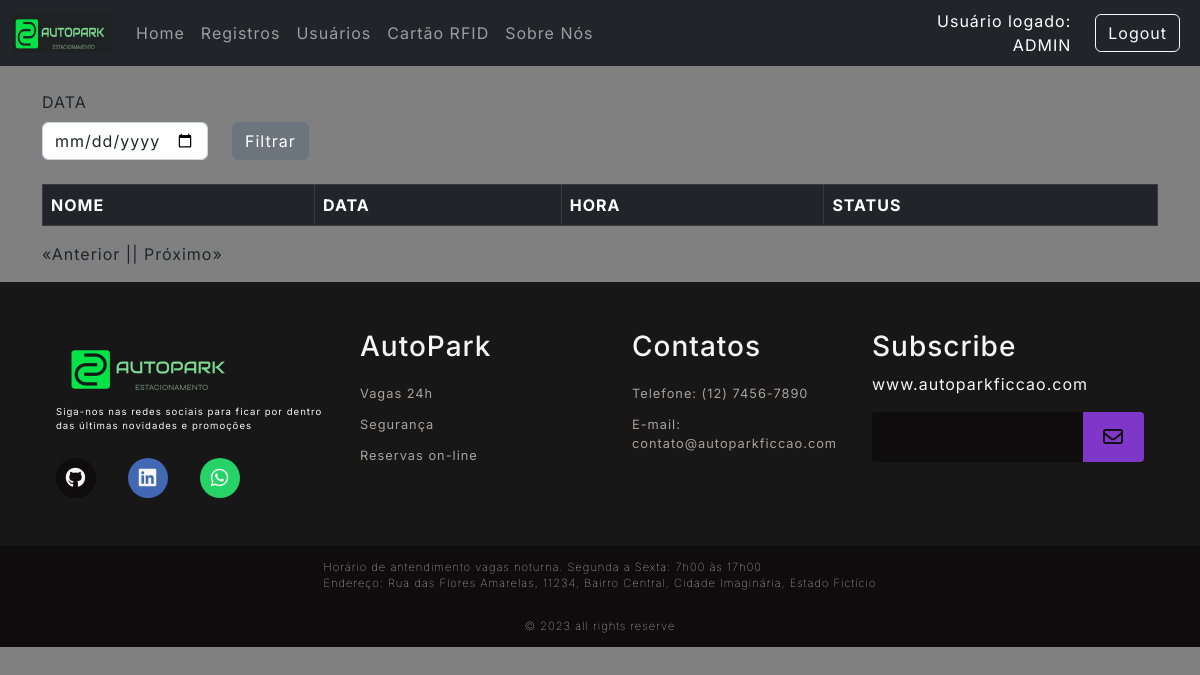
The app's page /traffic/list (signed in), older data.
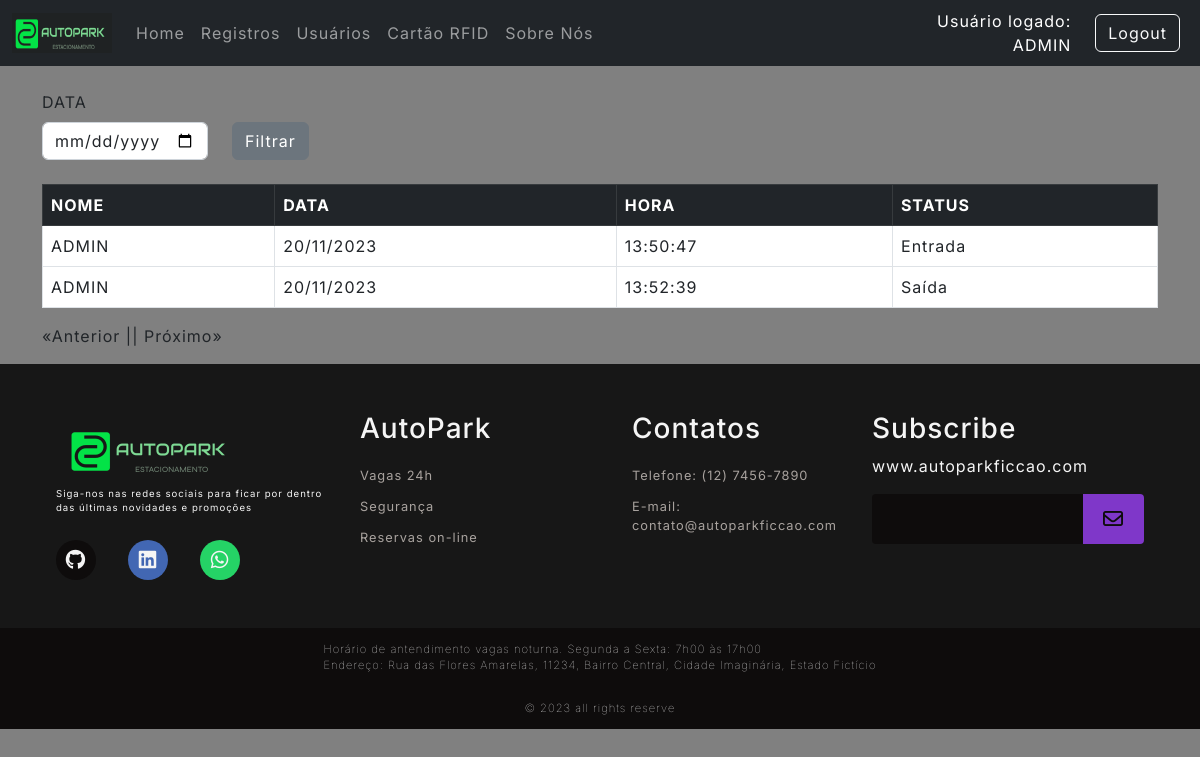
The same page, newer data.
### Src/Model/BancoDados.py (models this page shows, shortened)
class Usuarios(UserMixin,db.Model):
  __tablename__= "Usuarios"
  id = db.Column(db.Integer, primary_key=True, autoincrement=True)
  cpf = db.Column(db.Integer, unique=True)
  codUser = db.Column(db.Integer, unique=True)
  nome = db.Column(db.String(150))
  endereco = db.Column(db.String(150))
  contato = db.Column(db.String(150))
  email = db.Column(db.String(150))
  senha = db.Column(db.String(150))
  status = db.Column(db.String(3))

class Registro(db.Model):
  idRegistro = db.Column(db.Integer, primary_key=True, autoincrement=True)
  id = db.Column(db.Integer,db.ForeignKey('Usuarios.id'))
  rfid = db.Column(db.String(8))
  dt = db.Column(db.String(15))
  hr = db.Column(db.String(15))
  statusReg = db.Column(db.String(150))

### Src/View/Traffic.py (the view)
@Traffic.route('/list', defaults={'page': 1}, methods=['GET','POST'])
@Traffic.route('/list/<int:page>', methods=['GET','POST'])
@login_required
def list(page):
  _data=request.values.get('filtroData')
  return render_template('lista.html', listData=RFID.List(page,_data),_data=_data)

### Src/Controller/RFID.py (called while the page is built, shortened)
    def List(page, _data, per_page=10):
        sao_paulo = timezone("America/Sao_Paulo")
        now = datetime.now(sao_paulo)
        data = now.strftime("%d/%m/%Y")
        if _data == "None" or _data is None or len(_data) < 1:
            query = (
                Registro.query.join(Usuarios, Registro.id == Usuarios.id)
                .add_columns(Usuarios.nome, Registro.dt, Registro.hr, Registro.statusReg)
                .filter(Registro.dt == data)
                .paginate(page=page, per_page=per_page)
            )
        queryCount = Registro.query.count()
        return {
            "registros": query,
            "page": page,
            "per_page": per_page,
            "count": queryCount,
        }

### Src/View/Login.py (called while the page is built)
@login_manager.user_loader
def load_user(employee_id):
  usuario = Usuarios.query.filter_by(id=employee_id).first()
  return usuario

### Templates/lista.html (shortened to what this page needs)
{% extends 'base.html' %}
{% block conteudo %}
<br>
<div class="row">
  <label class="form-label" for="form3Example4">DATA</label>
  <fieldset class="form-group col-md-2">
    <form action="{{url_for('router.traffic.list')}}" method="GET">
      <input id="dataAtual" type="date" class="form-control" name="filtroData" value="{{_data}}">
  </fieldset>
  <fieldset class="form-group col-md-4">
    <button type="submit" class="btn btn-secondary">Filtrar</button>
  </fieldset>
</div>
<br>
<div class="bg-white ">
  <table class="table table-bordered table-hover">
    <thead class="table-dark">
      <tr>
        <th scope="col">NOME</th>
        <th scope="col">DATA</th>
        <th scope="col">HORA</th>
        <th scope="col">STATUS</th>
      </tr>
    </thead>
    <tbody>
      {% for registro in listData['registros'].items %}
      <tr>
        <td>{{registro.nome}}</td>
        <td>{{registro.dt}}</td>
        <td>{{registro.hr}}</td>
        <td>{{registro.statusReg}}</td>
      </tr>
      {% endfor %}
    </tbody>
  </table>
</div>
<div style="display: flex;">
  {% if listData['registros'].has_prev %}
  <a href="{{listData['registros'].prev_num}}?filtroData={{_data}}"> «Anterior |</a>
  {% else %}
  <p> «Anterior |</p>
  {% endif %}
  {% if listData['registros'].has_next %}
  {% if listData['page'] == 1 %}
  <a href="list/{{listData['registros'].next_num}}?filtroData={{_data}}">| Próximo»</a>
  {% else %}
  <a href="{{listData['registros'].next_num}}?filtroData={{_data}}">| Próximo»</a>
  {% endif %}
  {% else %}
  <p>| Próximo»</p>
  {% endif %}
</div>
{% endblock conteudo %}

### Templates/base.html (shortened to what this page needs)
<!DOCTYPE html>
<html lang="pt-br">
<head>
  <link rel="stylesheet" href="https://cdn.jsdelivr.net/npm/bootstrap@5.2.3/dist/css/bootstrap.min.css"
>
  <link rel="stylesheet" href="https://cdnjs.cloudflare.com/ajax/libs/font-awesome/6.4.2/css/all.min.css"
 />
  <link rel="stylesheet" href="{{url_for('static', filename='style.css')}}">
</head>
<body>
  <header>
    {% include 'top.html' %}
  </header>
  <main class="main-auto">
    <div class="container">
      {% block conteudo %}
      {% endblock conteudo %}
    </div>
  </main>
  <footer>
    {% include 'footer.html' %}
  </footer>
</body>
</html>

### Templates/top.html
<div id="containers">
    <nav class="navbar navbar-expand-lg navbar-dark bg-dark">
        <div class="container-fluid">
            <a class="navbar-brand" href="{{url_for('router.home.index')}}">
                <img src="{{url_for('static', filename='Images/LogoNavi.png')}}" style="width: 100px; height: 40px;">
            </a>
            <div class="collapse navbar-collapse" id="navbarSupportedContent">
                <ul class="navbar-nav me-auto mb-2 mb-lg-0">
                    <li class="nav-item">
                        <a class="nav-link" href="{{url_for('router.home.index')}}">Home</a>
                    </li>
                    {% if current_user.nome == "ADMIN" %}
                    <li class="nav-item">
                        <a class="nav-link" href="{{url_for('router.traffic.list')}}">Registros</a>
                    </li>
                    <li class="nav-item">
                        <a class="nav-link" href="{{url_for('router.user.listUser')}}">Usuários</a>
                    </li>
                    <li class="nav-item">
                        <a class="nav-link" href="{{url_for('router.cadCartao.ListCartao')}}">Cartão RFID</a>
                    </li>
                    {% elif current_user.nome  %}
                    <li class="nav-item">
                        <a class="nav-link" href="{{ url_for('router.user.listUser')}}">Usuários</a>
                    </li>
                    {% elif current_user.nome  %}
                    <li class="nav-item">
                        <a class="nav-link" href="{{url_for('router.user.listUser')}}">Usuários</a>
                    </li>
                    {% endif %}
                    <li class="nav-item" style="width: 120px;">
                        <a class="nav-link" href="{{url_for('router.about.sobre')}}">Sobre Nós</a>
                    </li>
                </ul>
                {% if not current_user.nome %}
                <div class="text-end" style="width: 200px;">
                    <a type="button" class="btn btn-outline-light me-2"
                        href="{{url_for('router.login.login')}}">Login</a>
                </div>
                {% else %}
                <div class="text-end me-4" style="text-align:right; color:white; width:300px ">
                    Usuário logado:<br>{{current_user.nome}}
                </div>
                <div class="text-end">
                    <a type="button" class="btn btn-outline-light me-2"
                        href="{{url_for('router.login.logout')}}">Logout</a>
                </div>
                {% endif %}
            </div>
        </div>
    </nav>
</div>

### Templates/footer.html (shortened to what this page needs)
  <div id="footer_content">
      <div id="footer_contacts">
          <img src="{{url_for('static', filename='Images/LogoFooter.png')}}">
          <p>Siga-nos nas redes sociais para ficar por dentro das últimas novidades e promoções</p>
          <div id="footer_social_media">
              <a href="#" class="footer-link" id="github">
                <i class="fa-brands fa-github"></i>
              </a>
              <a href="#" class="footer-link" id="linkedin">
                <i class="fa-brands fa-linkedin"></i>
              </a>
              <a href="#" class="footer-link" id="whatsapp">
                <i class="fa-brands fa-whatsapp"></i>
              </a>
          </div>
      </div>
          <ul class="footer-list">
            <li>              <h3>AutoPark</h3>            </li>
            <li> <a href="#" class="footer-link">Vagas 24h</a>      </li>
            <li>
              <a href="#" class="footer-link">Segurança</a>
            </li>
            <li>
              <a href="#" class="footer-link">Reservas on-line</a>
            </li>
          </ul>
          <ul class="footer-list">
            <li>
              <h3>Contatos</h3>
            </li>
            <li>
              <a class="footer-link">Telefone: (12) 7456-7890</a>
            </li>
            <li>
              <a href="#" class="footer-link">E-mail: contato@autoparkficcao.com</a>
            </li>
          </ul>
          <div id = "footer_subscribe">
            <h3>Subscribe</h3>
            <p>
              www.autoparkficcao.com
            </p>
            <div id="input_group">
              <input type="email" id="email">
              <button><i class="fa-regular fa-envelope"></i></button>
            </div>
          </div>
  </div>
  <div id="footer_endereco">
    Horário de antendimento vagas noturna. Segunda a Sexta: 7h00 às 17h00
    <br>
    Endereço: Rua das Flores Amarelas, 11234, Bairro Central, Cidade Imaginária, Estado Fictício
  </div>
  <div id="footer_copyright">
      &#169
      2023 all rights reserve
  </div>

### Public/style.css (style rules this page uses)
:root { --color-neutral-0: #0e0c0c; --color-neutral-10: #171717; --color-neutral-30: #a8a29e; --color-neutral-40: #f5f5f5; --color-neutral-50: #808080; }
* { font-family: 'Inter', sans-serif; margin: 0; padding: 0; box-sizing: border-box; letter-spacing: 1px; }
body { background: var(--color-neutral-50); }
main { height: auto; }
footer { bottom: 0; width: 100%; color: var(--color-neutral-40); }
.footer-link { text-decoration: none; }
#footer_content { background-color: var(--color-neutral-10); display: grid; grid-template-columns: repeat(4, 1fr); padding: 3rem 3.5rem; }
#footer_contacts p { font-size: 0.6rem; }
#footer_social_media { display: flex; gap: 2rem; margin-top: 1.5rem; }
#footer_social_media .footer-link { display: flex; align-items: center; justify-content: center; height: 2.5rem; width: 2.5rem; color: var(--color-neutral-40); border-radius: 50%; transition: all 0.4s; }
#footer_social_media .footer-link i { font-size: 1.25rem; }
#github { background-color: #0e0c0c; }
#linkedin { background-color: #4267b3; }
#whatsapp { background-color: #25d366; }
.footer-list { display: flex; flex-direction: column; gap: 0.75rem; list-style: none; font-size: 0.8rem; }
.footer-list .footer-link { color: var(--color-neutral-30); transition: all 0.4s; }
#input_group { display: flex; align-items: center; background-color: var(--color-neutral-0); border-radius: 4px; }
#input_group input { all: unset; padding: 0.75rem; width: 100%; }
#input_group button { background-color: #7f37c9; border: none; color: var(--color-neutral-0); padding: 0px 1.25rem; font-size: 1.25rem; height: 50px; border-radius: 0px 4px 4px 0px; cursor: pointer; transition: all 0.4s; }
#footer_copyright { display: flex; justify-content: center; background-color: var(--color-neutral-0); font-size: 0.7rem; padding: 0.8rem; font-weight: 50; }
#footer_endereco { display: flex; justify-content: center; background-color: var(--color-neutral-0); font-size: 0.7rem; padding: 0.8rem; font-weight: 10; }

Row changes from the older to the newer data that the page shows:
added Registro: nome "ADMIN", dt "20/11/2023", hr "13:50:47", statusReg "Entrada"
added Registro: nome "ADMIN", dt "20/11/2023", hr "13:52:39", statusReg "Saída"
